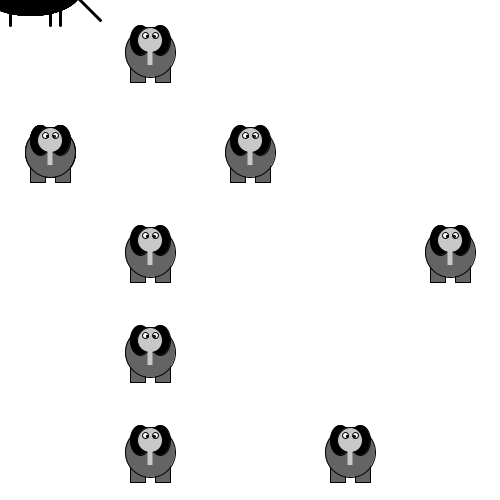
Frame 1 (no input)
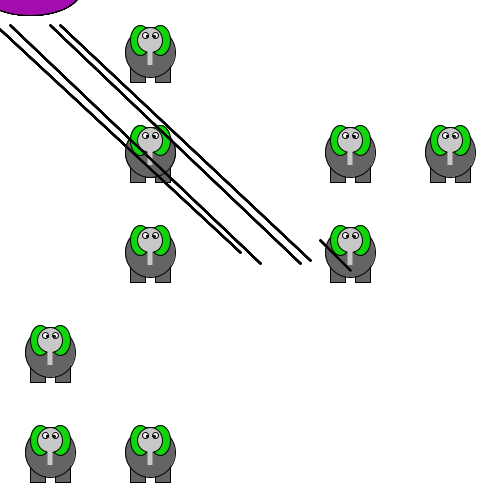
Frame 2 (the mouse pressed at the canvas centre, redrawn once)

The Processing sketch that drew these frames (run headless with seeded random() and noise(); the mouse was pressed at the canvas centre and the sketch redrawn once):

// Processing sketch: processing_8111
// ── processing_8111.pde

int [] waarden = new int[10];
int r;
int g;
int b;
int a;
int c;


void setup() {
  size(500, 500);
  smooth();
  noLoop();
  for(int i=0; i<10; i++)
  { waarden[i]=100*int(random(0,5));
  } 
}

void draw() {
  background(255);
  // i=i+1 ==  i++
  for(int i=0;i<10; i++)
  {//println(i);
    
    int xpositie = 100*int(random(0,5)); //i*100;
    //int ypositie = 100*int(random(0,5)); //0;
    //int ypositie = 100;
    
    //int xpositie = waarden[i];
    int ypositie = waarden[i];
    
    /*if(i>4) 
  { xpositie = (i-5)*100;
    ypositie = waarden [i];
  }*/
    fill (a,b,c);
    //beine
    stroke(0);
    strokeWeight(2);
    line(mouseX-10,mouseY+2,pmouseX-10,pmouseY+20);
    line(mouseX+10,mouseY+13,pmouseX+10,pmouseY+25);
    line(mouseX+50,mouseY+13,pmouseX+50,pmouseY+25);
    line(mouseX+60,mouseY+10,pmouseX+60,pmouseY+25);
    //schwanz
    line(mouseX+70,mouseY-10,mouseX+100,mouseY+20);
    //körper
    strokeWeight(1);
    ellipse(pmouseX+30,pmouseY-10,100,50);
    //ohr hinten
    ellipse(pmouseX-20,pmouseY-30,40,50);
    //nase
    triangle(pmouseX-60,pmouseY-20,pmouseX-40,pmouseY-30,pmouseX-40, pmouseY-10);
    //kopf
    ellipse(pmouseX-20,pmouseY-20,50,40);
   //ohr vorne
    ellipse(pmouseX,pmouseY-30,40,50);
    fill(255);
    ellipse(pmouseX-30,pmouseY-30,15,15);
    fill(255);
    ellipse(pmouseX-32,pmouseY-30,3,3);
    tekenOiliphant(xpositie, ypositie);
    //tekenMouse(mouseX,mouseY);
  }  
}

void mousePressed() {
  loop();
    a=int(random(100,255));
    c=int(random(100,255));
    r=int(random(0,255));
    g=int(random(0,255));
    b=int(random(0,255));
}

void mouseReleased() {
  noLoop();
}

void tekenOiliphant ( int x, int y) {
    //frameRate(3); // schnelligkeit zum wechseln
    stroke(1);  
    //beine
    fill(100);
    rect(x+30, y+52, 15, 30);
    rect(x+55, y+52, 15, 30);
    //körper
    fill(100);
    ellipse(x+50, y+52, 50, 50);
    //ohren
    fill(r,g,b);
    ellipse(x+40, y+40, 20, 30);
    ellipse(x+60, y+40, 20, 30);
    //kopf
    fill(200);
    ellipse(x+50, y+40, 25, 25);
    //augen
    fill(255);
    ellipse(x+45, y+35, 6, 6);
    ellipse(x+55, y+35, 6, 6);
    fill(0);
    ellipse(x+47, y+36, 2, 2);
    ellipse(x+54, y+36, 2, 2);
    //rüssel
    noStroke();
    fill(200);
    rect(x+47.5, y+40, 5, 25);
}
